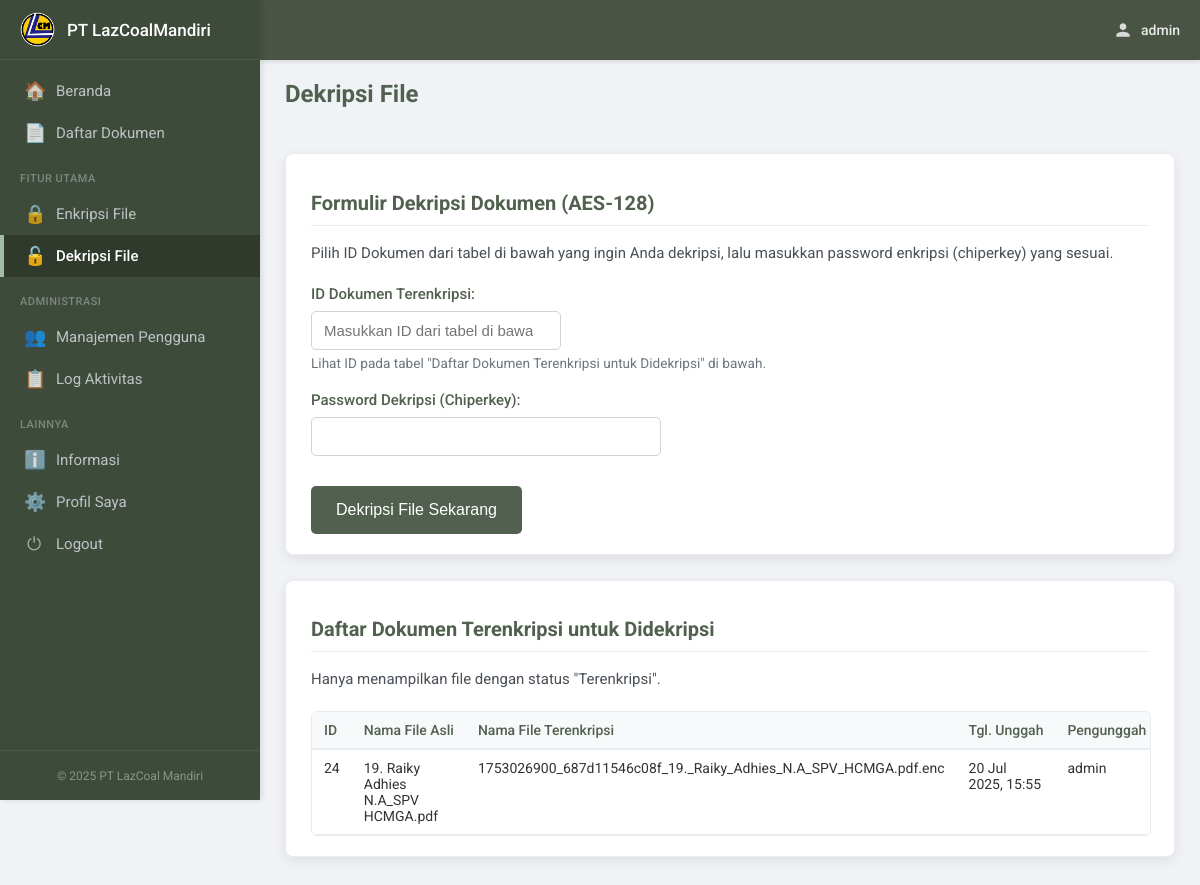
Screenshot of /public/dashboard/dekripsi.php (signed in) with the database file from the repository.
### tables this page shows
CREATE TABLE `documents` (
  `id` int(11) NOT NULL,
  `user_id` int(11) NOT NULL,
  `original_filename` varchar(255) NOT NULL,
  `mime_type` varchar(100) DEFAULT NULL,
  `description` text DEFAULT NULL,
  `upload_timestamp` timestamp NOT NULL DEFAULT current_timestamp(),
  `encrypted_filename` varchar(255) NOT NULL,
  `encrypted_filepath` varchar(255) NOT NULL,
  `filesize_original_kb` decimal(10,2) DEFAULT NULL,
  `filesize_encrypted_kb` decimal(10,2) DEFAULT NULL,
  `iv` varchar(32) NOT NULL,
  `kdf_salt` varchar(32) NOT NULL,
  `encryption_password_hash` varchar(255) NOT NULL,
  `encryption_password_salt` varchar(32) NOT NULL,
  `encryption_duration_seconds` float DEFAULT NULL,
  `encryption_timestamp` timestamp NULL DEFAULT NULL,
  `decrypted_filename` varchar(255) DEFAULT NULL,
  `decrypted_filepath` varchar(255) DEFAULT NULL,
  `filesize_decrypted_kb` decimal(10,2) DEFAULT NULL,
  `decryption_duration_seconds` float DEFAULT NULL,
  `decryption_timestamp` timestamp NULL DEFAULT NULL,
  `decrypted_by_user_id` int(11) DEFAULT NULL,
  `file_status` enum('Terenkripsi','Terdekripsi') NOT NULL DEFAULT 'Terenkripsi'
);

CREATE TABLE `users` (
  `id` int(11) NOT NULL,
  `username` varchar(50) NOT NULL,
  `password_hash` varchar(255) NOT NULL,
  `role` enum('super_admin','admin') NOT NULL,
  `created_at` timestamp NOT NULL DEFAULT current_timestamp()
);

### public/dashboard/dekripsi.php (the view, shortened to what this page needs)
<?php
$currentPageTitle = "Dekripsi File";
require_once '../layouts/page_setup_header.php';
$decrypt_success_message = '';
$docs_per_page_decrypt = 5;
$current_page_decrypt = isset($_GET['page_docs']) ? (int)$_GET['page_docs'] : 1;
$offset_decrypt = ($current_page_decrypt - 1) * $docs_per_page_decrypt;
$encrypted_documents_list = [];
$sql_base_encrypted_docs = "FROM documents d JOIN users u ON d.user_id = u.id WHERE d.file_status = 'Terenkripsi'";
$sql_get_encrypted_docs = "SELECT d.id, d.original_filename, d.encrypted_filename, d.upload_timestamp, d.filesize_original_kb, u.username as uploader_username " .
                           $sql_base_encrypted_docs .
                           " ORDER BY d.upload_timestamp DESC LIMIT ? OFFSET ?";
$stmt_get_enc_docs = $mysqli->prepare($sql_get_encrypted_docs);
if ($stmt_get_enc_docs) {
    $stmt_get_enc_docs->bind_param("ii", $docs_per_page_decrypt, $offset_decrypt);
    if ($stmt_get_enc_docs->execute()) {
        $result_enc_docs = $stmt_get_enc_docs->get_result();
        while ($row = $result_enc_docs->fetch_assoc()) {
            $encrypted_documents_list[] = $row;
        }
    } else {
    }
} else {
}
require_once '../layouts/header.php';
?>
<div class="dashboard-body-wrapper">
    <?php require_once '../layouts/sidebar.php';  ?>
    <main class="main-content" id="mainContent">
        <div class="content-header-placeholder">
             <h1><?php echo htmlspecialchars(explode(" - ", $currentPageTitle)[0]); ?></h1>
        </div>
        <div class="content-body">
            <div class="card">
                <h2>Formulir Dekripsi Dokumen (AES-128)</h2>
                <p>Pilih ID Dokumen dari tabel di bawah yang ingin Anda dekripsi, lalu masukkan password enkripsi (chiperkey) yang sesuai.</p>
                <?php if (empty($decrypt_success_message)): ?>
                <form action="dekripsi_proses.php" method="POST" enctype="multipart/form-data" class="form-decrypt">
                    <div class="form-group">
                        <label for="document_id_to_decrypt">ID Dokumen Terenkripsi:</label>
                        <input type="number" id="document_id_to_decrypt" name="document_id_to_decrypt" placeholder="Masukkan ID dari tabel di bawah" required style="width: 250px;">
                        <small class="form-text">Lihat ID pada tabel "Daftar Dokumen Terenkripsi untuk Didekripsi" di bawah.</small>
                    </div>
                    <div class="form-group">
                        <label for="decryption_password">Password Dekripsi (Chiperkey):</label>
                        <input type="password" id="decryption_password" name="decryption_password" required minlength="3">
                    </div>
                    <button type="submit" name="decrypt_submit_button" class="btn-submit-decrypt">Dekripsi File Sekarang</button>
                </form>
                <?php endif; ?>
            </div>
            <div class="card">
                <h2>Daftar Dokumen Terenkripsi untuk Didekripsi</h2>
                <p>Hanya menampilkan file dengan status "Terenkripsi".</p>
                <div class="table-responsive-docs">
                    <table class="document-table">
                        <thead>
                            <tr>
                                <th>ID</th>
                                <th>Nama File Asli</th>
                                <th>Nama File Terenkripsi</th>
                                <th>Tgl. Unggah</th>
                                <th>Pengunggah</th>
                            </tr>
                        </thead>
                        <tbody>
                            <?php if (!empty($encrypted_documents_list)): ?>
                                <?php foreach ($encrypted_documents_list as $doc): ?>
                                    <tr>
                                        <td data-label="ID"><?php echo $doc['id']; ?></td>
                                        <td data-label="Nama File Asli"><?php echo htmlspecialchars($doc['original_filename']); ?></td>
                                        <td data-label="Nama File Terenkripsi"><?php echo htmlspecialchars($doc['encrypted_filename']); ?></td>
                                        <td data-label="Tgl. Unggah"><?php echo htmlspecialchars(date("d M Y, H:i", strtotime($doc['upload_timestamp']))); ?></td>
                                        <td data-label="Pengunggah"><?php echo htmlspecialchars($doc['uploader_username'] ?? 'N/A'); ?></td>
                                    </tr>
                                <?php endforeach; ?>
                            <?php else: ?>
                                <tr>
                                    <td colspan="6" style="text-align:center; padding: 20px;">Tidak ada dokumen yang saat ini berstatus "Terenkripsi".</td>
                                </tr>
                            <?php endif; ?>
                        </tbody>
                    </table>
                </div>
            </div>
        </div>
    </main>
</div>
<?php
require_once '../layouts/page_scripts_footer.php';
?>

### public/Assets/css/dashboard_styles.css (style rules this page uses)
:root { --body-bg: #f0f2f5; --topbar-bg: #4A5444; --topbar-text: #EAEAEA; --topbar-height: 60px; --sidebar-bg: #3E4B3A; --sidebar-width: 260px; --sidebar-text: #BDC3C7; --sidebar-text-active: #FFFFFF; --sidebar-brand-text: #FFFFFF; --sidebar-active-bg: #2F3A2C; --sidebar-active-border: #A0BCA4; --sidebar-hover-bg: #4A5444; --content-text: #333333; --content-heading: #52604F; --card-bg: #FFFFFF; --card-border: #e9ecef; --card-shadow: rgba(0, 0, 0, 0.08); --link-color: #788A74; --link-hover-color: #52604F; --font-family: 'Roboto', Arial, sans-serif; --transition-speed: 0.3s; --btn-primary-bg: #8FBC8F; --btn-primary-text: #2F3A2C; --btn-primary-hover-bg: #7A9A7A; --btn-primary-hover-text: #FFFFFF; --btn-delete-bg: #dc3545; --btn-delete-text: #FFFFFF; --btn-delete-hover-bg: #c82333; --btn-info-bg: #17a2b8; --btn-info-text: #FFFFFF; --btn-info-hover-bg: #138496; --btn-warning-bg: #ffc107; --btn-warning-text: #212529; --btn-warning-hover-bg: #e0a800; }
body.dashboard-page { font-family: var(--font-family); margin: 0; padding: 0; background-color: var(--body-bg); color: var(--content-text); overflow-x: hidden; }
.main-content { margin-left: var(--sidebar-width); padding-top: var(--topbar-height); width: calc(100% - var(--sidebar-width)); transition: margin-left var(--transition-speed) ease-in-out, width var(--transition-speed) ease-in-out; box-sizing: border-box; min-height: calc(100vh - var(--topbar-height)); background-color: var(--body-bg); }
.content-header-placeholder { padding: 20px 25px; }
.content-header-placeholder h1 { margin: 0; font-size: 24px; color: var(--content-heading); }
.content-body { padding: 25px; }
.content-body .card { background-color: var(--card-bg); border-radius: 8px; padding: 20px 25px; margin-bottom: 25px; box-shadow: 0 4px 12px var(--card-shadow); border: 1px solid var(--card-border); }
.content-body .card h2 { color: var(--content-heading); font-size: 20px; border-bottom: 1px solid var(--card-border); padding-bottom: 10px; margin-bottom: 15px; }
.content-body .card p { font-size: 15px; line-height: 1.6; color: #495057; margin-top: 0; margin-bottom: 10px; }
.btn, .btn-action, .quick-link-btn, .btn-submit-profile, .btn-submit-user-mgm, .btn-submit-encrypt, .btn-submit-decrypt { display: inline-block; padding: 8px 15px; font-size: 14px; font-weight: 500; text-align: center; cursor: pointer; border: 1px solid transparent; border-radius: 5px; text-decoration: none; transition: background-color 0.2s ease, color 0.2s ease, border-color 0.2s ease, transform 0.1s ease; line-height: 1.5; }
.btn-submit-profile, .btn-submit-user-mgm, .btn-submit-encrypt, .btn-submit-decrypt { background-color: var(--btn-primary-bg); color: var(--btn-primary-text); padding: 10px 20px; font-size: 16px; border-color: var(--btn-primary-bg); }

### public/Assets/css/dekripsi_styles.css (style rules this page uses)
.form-decrypt { margin-top: 20px; }
.form-decrypt .form-group { margin-bottom: 20px; }
.form-decrypt label { display: block; margin-bottom: 8px; font-weight: 500; font-size: 15px; color: var(--content-heading, #52604F); }
.form-decrypt input[type="number"], .form-decrypt input[type="password"] { width: 100%; max-width: 350px; padding: 10px 12px; border: 1px solid #ced4da; border-radius: 5px; box-sizing: border-box; font-size: 15px; color: #495057; transition: border-color 0.2s ease, box-shadow 0.2s ease; }
.form-decrypt input#document_id_to_decrypt { max-width: 250px; }
.form-decrypt .form-text { display: block; margin-top: 5px; font-size: 0.85em; color: #6c757d; }
.btn-submit-decrypt { background-color: #52604F; color: #fff; padding: 12px 25px; border: none; border-radius: 5px; cursor: pointer; font-size: 16px; font-weight: 500; transition: background-color 0.2s ease, box-shadow 0.2s ease; margin-top: 10px; }
.table-responsive-docs { width: 100%; overflow-x: auto; margin-top: 20px; border: 1px solid var(--card-border, #e0e0e0); border-radius: 6px; }
.document-table { width: 100%; min-width: 600px; border-collapse: collapse; font-size: 14px; }
.document-table th, .document-table td { padding: 10px 12px; text-align: left; border-bottom: 1px solid var(--card-border, #e0e0e0); vertical-align: top; }
.document-table thead th { background-color: #f8f9fa; font-weight: 500; color: var(--content-heading, #52604F); white-space: nowrap; border-bottom-width: 2px; }

### rows the page displays
documents: id "24", original_filename "19. Raiky Adhies N.A_SPV HCMGA.pdf", encrypted_filename "1753026900_687d11546c08f_19._Raiky_Adhies_N.A_SPV_HCMGA.pdf.enc", upload_timestamp "20 Jul 2025, 15:55", user.username "admin"

### other values shown
$username_loggedin "admin"
explode(" - ", $currentPageTitle)[0] "Dekripsi File"
